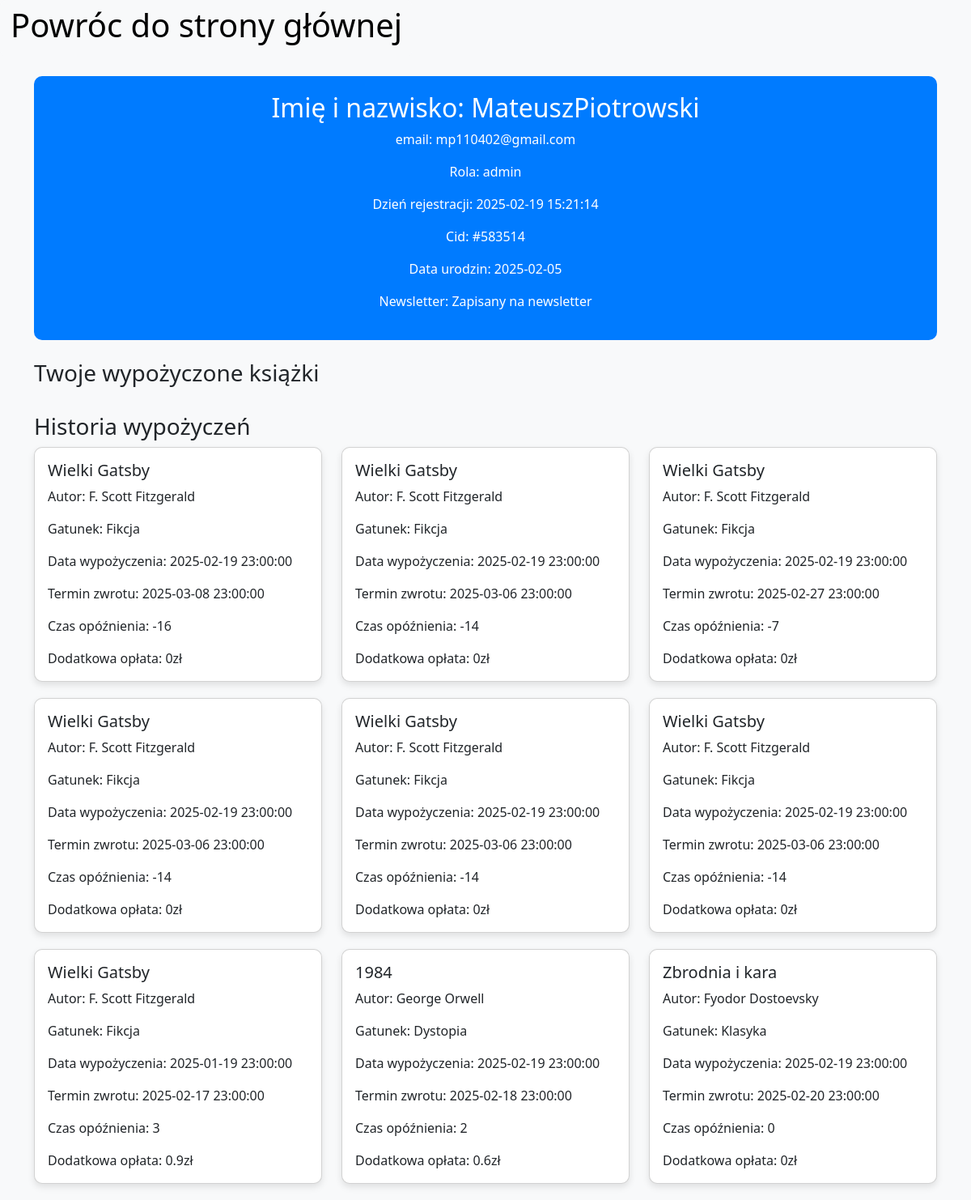
The app's page /pages/admin/manageUser.php?cid=#583514 with its own data.
### tables this page shows
CREATE TABLE IF NOT EXISTS `users` (
  `id` int(11) NOT NULL AUTO_INCREMENT,
  `first_name` varchar(100) NOT NULL,
  `last_name` varchar(100) NOT NULL,
  `email` varchar(100) NOT NULL,
  `password` varchar(255) NOT NULL,
  `role_id` int(11) NOT NULL,
  `registration_date` timestamp NULL DEFAULT current_timestamp(),
  `cid` varchar(20) NOT NULL,
  `birth_date` date DEFAULT NULL,
  `newsletter_announcer` tinyint(1) DEFAULT 0,
  PRIMARY KEY (`id`),
  UNIQUE KEY `email` (`email`),
  KEY `role_id` (`role_id`),
  CONSTRAINT `users_ibfk_1` FOREIGN KEY (`role_id`) REFERENCES `roles` (`id`)
);

CREATE TABLE IF NOT EXISTS `borrowings` (
  `id` int(11) NOT NULL AUTO_INCREMENT,
  `user_id` int(11) NOT NULL,
  `book_id` int(11) NOT NULL,
  `borrow_date` timestamp NULL DEFAULT current_timestamp(),
  `return_date` timestamp NULL DEFAULT NULL,
  `due_date` timestamp NOT NULL,
  `returned` tinyint(1) DEFAULT 0,
  PRIMARY KEY (`id`),
  KEY `user_id` (`user_id`),
  KEY `book_id` (`book_id`),
  CONSTRAINT `borrowings_ibfk_1` FOREIGN KEY (`user_id`) REFERENCES `users` (`id`),
  CONSTRAINT `borrowings_ibfk_2` FOREIGN KEY (`book_id`) REFERENCES `books` (`id`)
);

CREATE TABLE IF NOT EXISTS `books` (
  `id` int(11) NOT NULL AUTO_INCREMENT,
  `title` varchar(255) NOT NULL,
  `author` varchar(100) NOT NULL,
  `genre` varchar(50) DEFAULT NULL,
  `description` text DEFAULT NULL,
  `published_date` date DEFAULT NULL,
  `available_copies` int(11) DEFAULT 0,
  PRIMARY KEY (`id`)
);

### modules/admin/manageUser_modules.php (the view, shortened to what this page needs)
<?php
include $_SERVER['DOCUMENT_ROOT'] . '/SystemZarządzaniaBiblioteką/connect/connect_db.php';
    function userData(){
        global $conn;
        $query = "SELECT * FROM users WHERE cid = '".$_SESSION['cid']."'";
        $result = mysqli_query($conn, $query);
        if($row = mysqli_fetch_assoc($result)){
        if($row['role_id'] == '2'){
            $role = 'user';
        }else{
            $role = 'admin';
        }
        if($row['newsletter_announcer'] == '1'){
            $newsletter = 'Zapisany na newsletter';
        }else{
            $newsletter = 'Nie zapisany na newsletter';
        }
        $return = '
            <h2>Imię i nazwisko: '.$row['first_name'].$row['last_name'].'</h2>
            <p>email: '.$row['email'].'</p>
            <p>Rola: '.$role.'</p>
            <p>Dzień rejestracji: '.$row['registration_date'].'</p>
            <p>Cid: '.$row['cid'].'</p>
            <p>Data urodzin: '.$row['birth_date'].'</p>
            <p>Newsletter: '.$newsletter.'</p>
        ';
        return $return;
        }else{
            return "Brak użytkownika z tym CID!";
        }
    }
    function historyUserBorrowings(){
        global $conn;
        $cid = $_SESSION['cid'];
        $query = "SELECT
            b.user_id,
            b.book_id,
            b.borrow_date,
            b.return_date,
            b.due_date,
            b.returned,
            bk.id AS book_id,
            bk.title,
            bk.author,
            bk.genre,
            DATEDIFF(IFNULL(b.return_date, CURRENT_DATE()), b.due_date) AS days_late
        FROM borrowings b
        JOIN books bk ON b.book_id = bk.id
        WHERE b.user_id = (SELECT id FROM users WHERE cid = '$cid')
        ORDER BY b.id ASC";
        $result = mysqli_query($conn, $query);
        if(mysqli_num_rows($result) > 0){
            while($row = mysqli_fetch_assoc($result)){
                if($row['returned'] == 1){
                $oplata = $row['days_late'] * 0.30;
                if($oplata<0){
                    $oplata = 0;
                }
                    echo '
                            <div class="col-md-4">
                                <div class="card book-card">
                                    <div class="card-body">
                                        <h5 class="card-title">'.$row['title'].'</h5>
                                        <p class="card-text">Autor: '.$row['author'].'</p>
                                        <p class="card-text">Gatunek: '.$row['genre'].'</p>
                                        <p class="card-text">Data wypożyczenia: '.$row['borrow_date'].'</p>
                                        <p class="card-text">Termin zwrotu: '.$row['due_date'].'</p>
                                        <p class="card-text">Czas opóźnienia: '.$row['days_late'].'</p>
                                        <p class="card-text">Dodatkowa opłata: '.$oplata.'zł</p>
                                    </div>
                                </div>
                            </div>
                    ';
                }
            }
        }
    }
?>

### pages/admin/manageUser.php (style rules this page uses)
body { background-color: #f8f9fa; }
.book-card { border-radius: 10px; box-shadow: 0 4px 8px rgba(0, 0, 0, 0.1); margin-bottom: 20px; }

### records on screen
users: first_name "Mateusz", last_name "Piotrowski", email "mp110402@gmail.com", role "admin", registration_date "2025-02-19 15:21:14", cid "#583514", birth_date "2025-02-05", newsletter_announcer "Zapisany na newsletter"
borrowings: book.title "Wielki Gatsby", book.author "F. Scott Fitzgerald", book.genre "Fikcja", borrow_date "2025-02-19 23:00:00", due_date "2025-03-08 23:00:00", days_late "-16", oplata "0"
borrowings: book.title "Wielki Gatsby", book.author "F. Scott Fitzgerald", book.genre "Fikcja", borrow_date "2025-02-19 23:00:00", due_date "2025-03-06 23:00:00", days_late "-14", oplata "0"
borrowings: book.title "Wielki Gatsby", book.author "F. Scott Fitzgerald", book.genre "Fikcja", borrow_date "2025-02-19 23:00:00", due_date "2025-02-27 23:00:00", days_late "-7", oplata "0"
borrowings: book.title "Wielki Gatsby", book.author "F. Scott Fitzgerald", book.genre "Fikcja", borrow_date "2025-02-19 23:00:00", due_date "2025-03-06 23:00:00", days_late "-14", oplata "0"
borrowings: book.title "Wielki Gatsby", book.author "F. Scott Fitzgerald", book.genre "Fikcja", borrow_date "2025-02-19 23:00:00", due_date "2025-03-06 23:00:00", days_late "-14", oplata "0"
borrowings: book.title "Wielki Gatsby", book.author "F. Scott Fitzgerald", book.genre "Fikcja", borrow_date "2025-02-19 23:00:00", due_date "2025-03-06 23:00:00", days_late "-14", oplata "0"
borrowings: book.title "Wielki Gatsby", book.author "F. Scott Fitzgerald", book.genre "Fikcja", borrow_date "2025-01-19 23:00:00", due_date "2025-02-17 23:00:00", days_late "3", oplata "0.9"
borrowings: book.title "1984", book.author "George Orwell", book.genre "Dystopia", borrow_date "2025-02-19 23:00:00", due_date "2025-02-18 23:00:00", days_late "2", oplata "0.6"
borrowings: book.title "Zbrodnia i kara", book.author "Fyodor Dostoevsky", book.genre "Klasyka", borrow_date "2025-02-19 23:00:00", due_date "2025-02-20 23:00:00", days_late "0", oplata "0"
